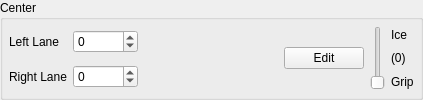
        <widget class="QGroupBox" name="groupBox_5">
         <property name="title">
          <string>Center</string>
         </property>
         <layout class="QGridLayout" name="gridLayout_3">
          <property name="leftMargin">
           <number>6</number>
          </property>
          <property name="topMargin">
           <number>6</number>
          </property>
          <property name="rightMargin">
           <number>6</number>
          </property>
          <property name="bottomMargin">
           <number>6</number>
          </property>
          <property name="spacing">
           <number>6</number>
          </property>
          <item row="1" column="0">
           <widget class="QLabel" name="label_28">
            <property name="text">
             <string>Right Lane</string>
            </property>
           </widget>
          </item>
          <item row="1" column="1">
           <widget class="QSpinBox" name="sbRLaneWidth">
            <property name="minimum">
             <number>-65535</number>
            </property>
            <property name="maximum">
             <number>65535</number>
            </property>
            <property name="singleStep">
             <number>100</number>
            </property>
           </widget>
          </item>
          <item row="0" column="1">
           <widget class="QSpinBox" name="sbLLaneWidth">
            <property name="minimum">
             <number>-65535</number>
            </property>
            <property name="maximum">
             <number>65535</number>
            </property>
            <property name="singleStep">
             <number>100</number>
            </property>
           </widget>
          </item>
          <item row="0" column="3" rowspan="2">
           <widget class="QLabel" name="lblCTex2">
            <property name="sizePolicy">
             <sizepolicy hsizetype="Fixed" vsizetype="Fixed">
              <horstretch>0</horstretch>
              <verstretch>0</verstretch>
             </sizepolicy>
            </property>
            <property name="minimumSize">
             <size>
              <width>64</width>
              <height>64</height>
             </size>
            </property>
            <property name="text">
             <string/>
            </property>
           </widget>
          </item>
          <item row="0" column="0">
           <widget class="QLabel" name="label_29">
            <property name="text">
             <string>Left Lane</string>
            </property>
           </widget>
          </item>
          <item row="0" column="2" rowspan="2">
           <widget class="QLabel" name="lblCTex1">
            <property name="sizePolicy">
             <sizepolicy hsizetype="Fixed" vsizetype="Fixed">
              <horstretch>0</horstretch>
              <verstretch>0</verstretch>
             </sizepolicy>
            </property>
            <property name="minimumSize">
             <size>
              <width>64</width>
              <height>64</height>
             </size>
            </property>
            <property name="text">
             <string/>
            </property>
           </widget>
          </item>
          <item row="0" column="4" rowspan="2">
           <widget class="QPushButton" name="pbEditCenter">
            <property name="text">
             <string>Edit</string>
            </property>
           </widget>
          </item>
          <item row="0" column="5" rowspan="2">
           <layout class="QGridLayout" name="gridLayout_10">
            <item row="2" column="1">
             <widget class="QLabel" name="lblCGrip">
              <property name="text">
               <string>(0)</string>
              </property>
              <property name="alignment">
               <set>Qt::AlignLeading|Qt::AlignLeft|Qt::AlignVCenter</set>
              </property>
             </widget>
            </item>
            <item row="3" column="1">
             <widget class="QLabel" name="label_30">
              <property name="text">
               <string>Grip</string>
              </property>
              <property name="alignment">
               <set>Qt::AlignLeading|Qt::AlignLeft|Qt::AlignVCenter</set>
              </property>
             </widget>
            </item>
            <item row="1" column="1">
             <widget class="QLabel" name="label_5">
              <property name="text">
               <string>Ice</string>
              </property>
             </widget>
            </item>
            <item row="1" column="0" rowspan="3">
             <widget class="QSlider" name="sldCGrip">
              <property name="maximum">
               <number>12</number>
              </property>
              <property name="pageStep">
               <number>1</number>
              </property>
              <property name="orientation">
               <enum>Qt::Vertical</enum>
              </property>
             </widget>
            </item>
           </layout>
          </item>
         </layout>
        </widget>
